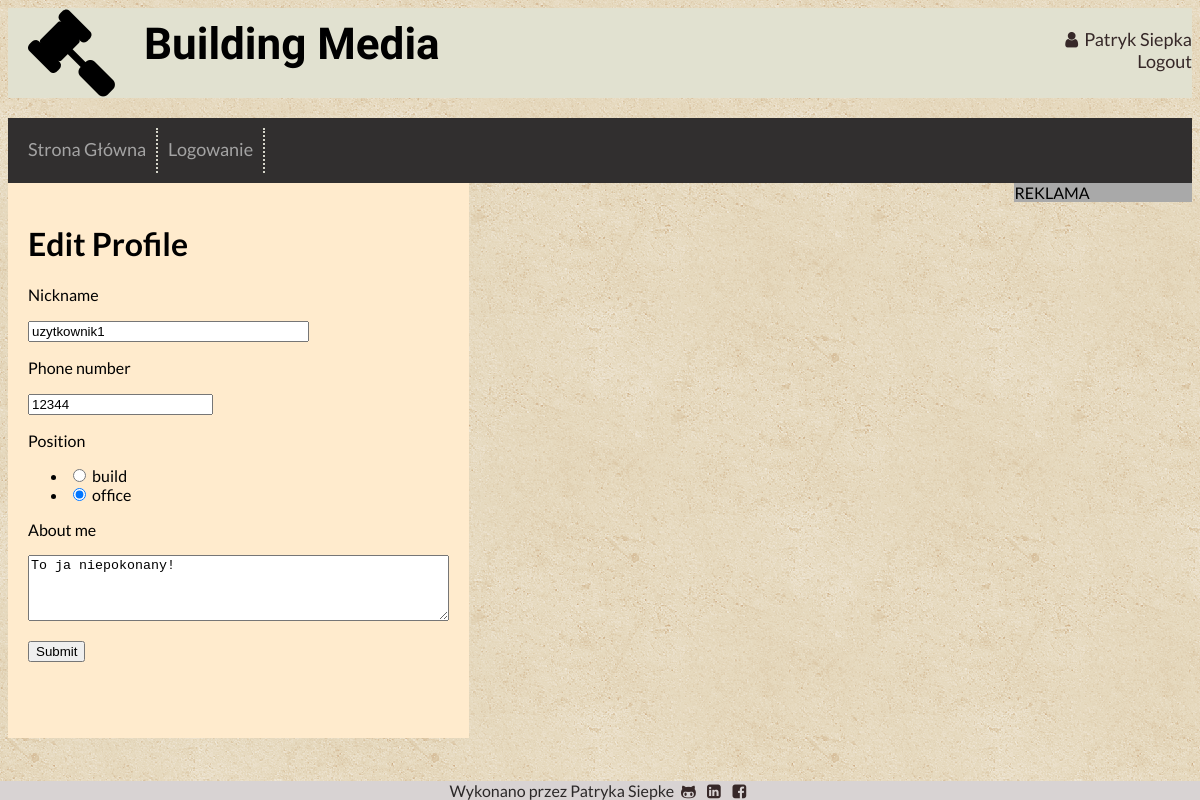
The page /edit_profile (signed in) on the database as committed earlier.
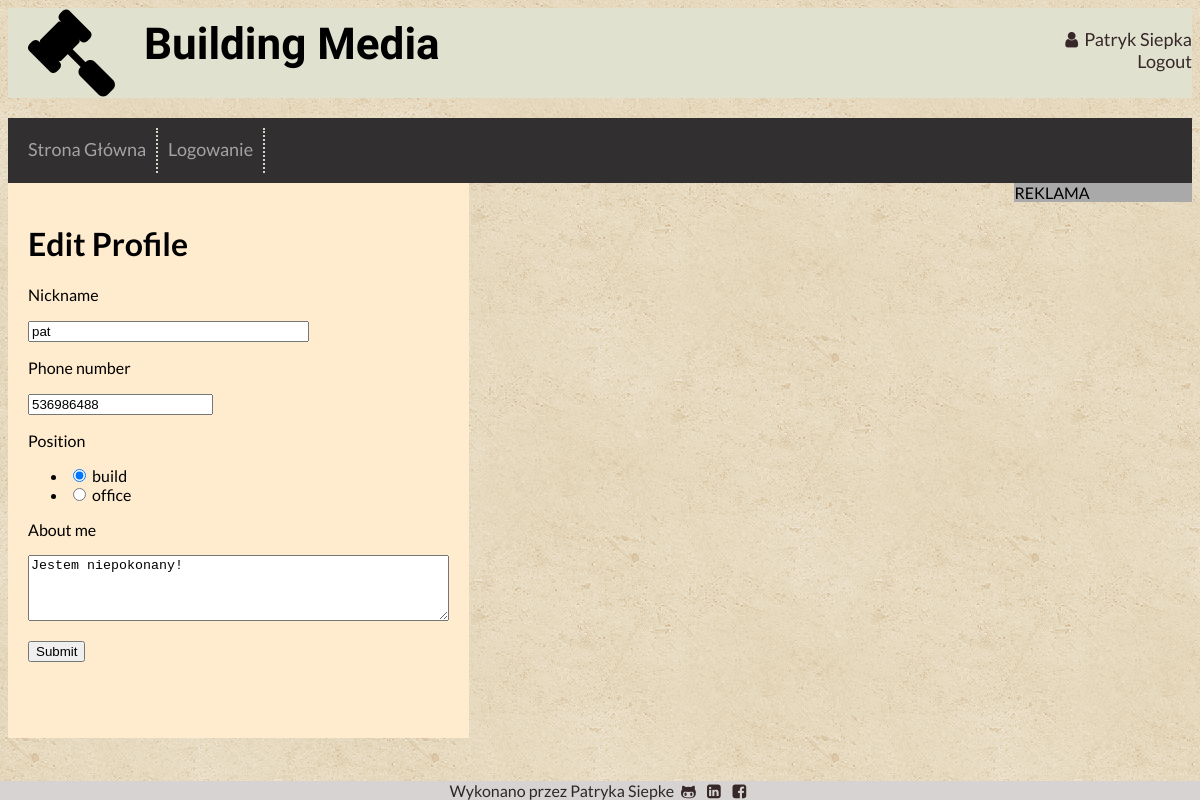
The same page on the database as committed later.
### app/models.py (models this page shows, shortened)
class User(UserMixin, db.Model):
    id = db.Column(db.Integer, primary_key=True)
    nickname = db.Column(db.String(40),nullable=False, unique=True)
    name = db.Column(db.String(40), nullable=False)
    surname = db.Column(db.String(40), nullable=False)
    position = db.Column(db.String(20), nullable=False)
    email = db.Column(db.String(120), nullable=False, unique=True)
    password_hash = db.Column(db.String(128))
    phone = db.Column(db.Integer)
    last_seen = db.Column(db.DateTime, default=datetime.utcnow)
    description = db.Column(db.Text)
    posts = db.relationship('Post', backref='author', lazy='dynamic')

### app/routes.py (the view)
@login_required
@app.route('/edit_profile', methods=['GET','POST'])
def edit_profile():
    form = EditProfileForm(current_user.nickname)
    if form.validate_on_submit():
        current_user.nickname = form.nickname.data
        current_user.description = form.description.data
        current_user.phone = form.phone.data
        current_user.position = form.position.data
        db.session.commit()
        flash('You changes are save on profile')
        return redirect(url_for('profile',nickname=current_user.nickname))
    elif request.method == 'GET':
        form.nickname.data = current_user.nickname
        form.position.data = current_user.position
        form.description.data = current_user.description
        form.phone.data = current_user.phone
    return render_template('edit_profile.html', form=form, title='Edit profile')

### app/forms.py (shortened to what this page needs)
class EditProfileForm(FlaskForm):
    nickname = StringField('Nickname', validators=[DataRequired()])
    description = TextAreaField('About me', validators=[Length(min=0, max=200)])
    phone = IntegerField('Phone number', validators=[DataRequired()])
    position = RadioField('Position', validators=[DataRequired()], choices=[('B','build'), ('O','office')])
    submit = SubmitField('Submit')
    def __init__(self, orginal_name, *args, **kwargs):
        super(EditProfileForm, self).__init__(*args, **kwargs)
        self.orginal_name = orginal_name

### app/models.py (called while the page is built)
@login_manager.user_loader
def load_user(id):
    return User.query.get(int(id))

### app/routes.py (called while the page is built)
@app.before_request
def before_request():
    if current_user.is_authenticated:
        current_user.last_seen = datetime.utcnow()
        db.session.commit()

### app/templates/edit_profile.html (shortened to what this page needs)
{% extends 'base.html' %}
{% block content %}
<h1>Edit Profile</h1>
<form action="" method="POST" novalidate>
    <p>{{ form.nickname.label }}</p>
    <p>{{ form.nickname(size=32) }}</p>
    <p>{{ form.phone.label }}</p>
    <p>{{ form.phone(size=32) }}</p>
    <p>{{ form.position.label }}</p>
    <p>{{ form.position }} </p>
    <p>{{ form.description.label }} </p>
    <p>{{ form.description(cols=50, rows=4)  }}</p>
    <p>{{ form.submit() }}</p>
</form>
{% endblock %}

### app/templates/base.html (shortened to what this page needs)
<!DOCTYPE html>
<html>
<head>
    <link rel="stylesheet" type="text/css" media="screen" href="../static/css/main.css" />
    <link rel="stylesheet" type="text/css" href="../static/css/fontello.css" />
</head>
<body>
    <div class="header">
        <div class="page-logo"><i class='icon-hammer'></i></div>
        <div class="page-name">Building Media</div>
        <div class="user-data">
            {% if current_user.is_active %}
            <a href="{{ url_for('profile', nickname=current_user.nickname) }}"> <i class="icon-user"></i>{{ current_user.name }} {{ current_user.surname }}</a>  <br>
            <a href="{{ url_for('logout') }}">Logout</a>
            {% else %}
            <a href="{{ url_for('login') }}">Log or join us!</a>
            {% endif %}
        </div>
    </div>
    <div class="navigation">
        <div class="option"><a href="{{ url_for('index') }}">Strona Główna</a></a></div>
        <div class="option"><a href="{{ url_for('login') }}">Logowanie</a></div>
    </div>
    <div class='content'>
        {% block content %}{% endblock %}
    </div>
    <div class='banner'>
        REKLAMA
    </div>
    <div class='footer'>
        Wykonano przez Patryka Siepke
        <a class='icons' href="https://github.com/psiepka" target="_blank"><i class='icon-github'></i></a>
        <a class='icons' href="https://www.linkedin.com/in/patryksiepka/" target="_blank"><i class='icon-linkedin-squared'></i></a>
        <a class='icons' href="https://www.facebook.com/patryk.siepka" target="_blank"><i class='icon-facebook-squared'></i></a>
    </div>
</body>
</html>

### app/static/css/main.css (style rules this page uses)
body { height: 100%; position:relative; background-image: url(../img/vintage-concrete.png); font-family: 'Lato', sans-serif; min-height:100% }
.option a { color: #c0c0c0 }
.header { margin: auto; background-color:#e1e1d0; text-align: center; }
.header .page-logo { float: left; }
.header .page-name { font-family: 'Indie Flower', cursive; font-weight: 900; font-size: 44px; text-align: left; padding: 10px; float: left; }
.header .user-data { margin-top: 20px; font-size: 18px; float: right; text-align: right; }
.navigation { background-color: #312f2f; margin-top: 20px; color: #ffffff; padding: 10px }
.navigation .option { float: left; min-width: 50px; font-size: 18px; height: 25px; padding: 10px; border-right: 2px dotted #fffff1; opacity: 0.8; }
.content { background-color: blanchedalmond; float: left; padding: 20px; padding-bottom:60px; }
.banner { background-color: darkgray; width: 15%; float: right; height: 100%; }
.footer { clear: both; position: fixed; left: 0; bottom: 0; width: 100%; background-color: #d8d3d3; color: #2b2828; text-align: center; }
a { color: #362828; text-decoration: none }

Rows that differ between the two databases and show on the page:
changed User "Patryk": nickname "uzytkownik1" → "pat"; phone "12344" → "536986488"; position "☐ build ☑ office" → "☑ build ☐ office"; description "To ja niepokonany!" → "Jestem niepokonany!"
